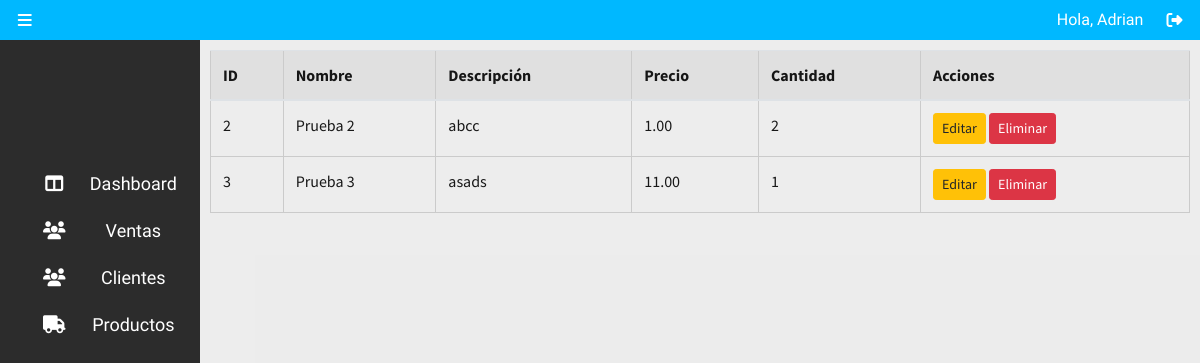
/reporte_productos.php (signed in), run on the app's committed database.
### tables this page shows
CREATE TABLE `productos` (
  `id_producto` int(11) NOT NULL,
  `nombre` varchar(255) NOT NULL,
  `descripcion` text DEFAULT NULL,
  `precio` decimal(10,2) NOT NULL,
  `cantidad` int(11) NOT NULL DEFAULT 0
);

### reporte_productos.php (the view, shortened to what this page needs)
<?php
$servername = "localhost:3307";
$username = "root";
$password = "admin";
$dbname = "proyecto_finalpwa";
?>
<!DOCTYPE html>
<html lang="en">
<head>
    <link rel="stylesheet" href="css/purecss/pure.min.css">
    <link rel="stylesheet" href="css/purecss/grid/base.min.css">
    <link rel="stylesheet" href="css/purecss/grid/grids.min.css">
    <link rel="stylesheet" href="css/purecss/grid/grids.responsive.css">
    <link rel="stylesheet" href="css/normalize.css">
    <link rel="stylesheet" href="css/container.css">
    <link rel="stylesheet" href="css/layout.css">
    <link rel="stylesheet" href="https://stackpath.bootstrapcdn.com/bootstrap/4.3.1/css/bootstrap.min.css">
</head>
<body>
    <div class="pure-g contenedor">
        <div class="nav pure-u-1">
            <div class="pure-u-4-24 pure-u-sm-2-24 pure-u-md-2-24 pure-u-lg-1-24 submenu">
                <i class="fas fa-bars" id="sbmenu_btn"></i>
            </div>
            <div class="pure-u-10-24 pure-u-sm-5-24 pure-u-md-5-24 pure-u-lg-3-24 user_options">
                <span>Hola, <?php echo $_SESSION['nombre_usuario']; ?></span>
                <a href="#"><i class="fas fa-sign-out-alt"></i></a>
            </div>
        </div>
        <div class="main pure-u-1">
            <div class="submenu pure-u-5-12 pure-u-sm-1-4 pure-u-md-1-4 pure-u-lg-1-6" id="submenu" style="display: none">
            <div class="items pure-u-24-24">
<a class="item pure-u-1" href="#">
    <div class="icono_sbmenu pure-u-3-24">
        <i class="fas fa-columns"></i>
    </div>
    <div class="descp pure-u-16-24">
        Dashboard
    </div>
</a>
<div class="item pure-u-1 item_sb" href="#">
    <div class="icono_sbmenu pure-u-3-24">
        <i class="fas fa-users"></i>
    </div>
    <div class="descp pure-u-16-24">
        Ventas
    </div>
</div>
<div class="item pure-u-1 item_sb">
    <div class="icono_sbmenu pure-u-3-24">
        <i class="fas fa-users"></i>
    </div>
    <div class="descp pure-u-16-24">
        Clientes
    </div>
</div>
<div class="item pure-u-1 item_sb">
    <div class="icono_sbmenu pure-u-3-24">
        <i class="fas fa-truck"></i>
    </div>
    <div class="descp pure-u-16-24">
        Productos
    </div>
</div>
</div>
            </div>
            <div class="bodycontent pure-u-1 pure-u-sm-18-24 pure-u-md-18-24 pure-u-lg-20-24" id="bdysbncontent">
                <div class="container">
                <table class="table pure-table pure-table-bordered">
                    <thead>
                        <tr>
                            <th>ID</th>
                            <th>Nombre</th>
                            <th>Descripción</th>
                            <th>Precio</th>
                            <th>Cantidad</th>
                            <th>Acciones</th>
                        </tr>
                    </thead>
                    <tbody>
                        <?php
                        $conexion = new mysqli($servername, $username, $password, $dbname);
                        $consultaProductos = $conexion->query("SELECT * FROM productos");
                        if ($consultaProductos->num_rows > 0) {
                            while ($producto = $consultaProductos->fetch_assoc()) {
                                echo "<tr>";
                                echo "<td>{$producto['id_producto']}</td>";
                                echo "<td>{$producto['nombre']}</td>";
                                echo "<td>{$producto['descripcion']}</td>";
                                echo "<td>{$producto['precio']}</td>";
                                echo "<td>{$producto['cantidad']}</td>";
                                echo "<td>
                                        <a href='crear_producto.php?id={$producto['id_producto']}' class='btn btn-warning btn-sm'>Editar</a>
                                        <button class='btn btn-danger btn-sm' onclick='confirmarEliminacion({$producto['id_producto']})'>Eliminar</button>
                                    </td>";
                                echo "</tr>";
                            }
                        } else {
                            echo "<tr><td colspan='6'>No hay productos disponibles.</td></tr>";
                        }
                        ?>
                    </tbody>
                </table>
                </div>
            </div>
        </div>
    </div>
</body>
</html>

### css/purecss/grid/grids.responsive.css (style rules this page uses)
@media screen and (min-width:35.5em) { .pure-u-sm-1,.pure-u-sm-1-1,.pure-u-sm-1-12,.pure-u-sm-1-2,.pure-u-sm-1-24,.pure-u-sm-1-3,.pure-u-sm-1-4,.pure-u-sm-1-5,.pure-u-sm-1-6,.pure-u-sm-1-8,.pure-u-sm-10-24,.pure-u-sm-11-12,.pure-u-sm-11-24,.pure-u-sm-12-24,.pure-u-sm-13-24,.pure-u-sm-14-24,.pure-u-sm-15-24,.pure-u-sm-16-24,.pure-u-sm-17-24,.pure-u-sm-18-24,.pure-u-sm-19-24,.pure-u-sm-2-24,.pure-u-sm-2-3,.pure-u-sm-2-5,.pure-u-sm-20-24,.pure-u-sm-21-24,.pure-u-sm-22-24,.pure-u-sm-23-24,.pure-u-sm-24-24,.pure-u-sm-3-24,.pure-u-sm-3-4,.pure-u-sm-3-5,.pure-u-sm-3-8,.pure-u-sm-4-24,.pure-u-sm-4-5,.pure-u-sm-5-12,.pure-u-sm-5-24,.pure-u-sm-5-5,.pure-u-sm-5-6,.pure-u-sm-5-8,.pure-u-sm-6-24,.pure-u-sm-7-12,.pure-u-sm-7-24,.pure-u-sm-7-8,.pure-u-sm-8-24,.pure-u-sm-9-24 { display:inline-block;letter-spacing:normal;word-spacing:normal;vertical-align:top;text-rendering:auto } }
@media screen and (min-width:35.5em) { .pure-u-sm-1-12,.pure-u-sm-2-24 { width:8.3333% } }
@media screen and (min-width:35.5em) { .pure-u-sm-5-24 { width:20.8333% } }
@media screen and (min-width:35.5em) { .pure-u-sm-1-4,.pure-u-sm-6-24 { width:25% } }
@media screen and (min-width:35.5em) { .pure-u-sm-18-24,.pure-u-sm-3-4 { width:75% } }
@media screen and (min-width:48em) { .pure-u-md-1,.pure-u-md-1-1,.pure-u-md-1-12,.pure-u-md-1-2,.pure-u-md-1-24,.pure-u-md-1-3,.pure-u-md-1-4,.pure-u-md-1-5,.pure-u-md-1-6,.pure-u-md-1-8,.pure-u-md-10-24,.pure-u-md-11-12,.pure-u-md-11-24,.pure-u-md-12-24,.pure-u-md-13-24,.pure-u-md-14-24,.pure-u-md-15-24,.pure-u-md-16-24,.pure-u-md-17-24,.pure-u-md-18-24,.pure-u-md-19-24,.pure-u-md-2-24,.pure-u-md-2-3,.pure-u-md-2-5,.pure-u-md-20-24,.pure-u-md-21-24,.pure-u-md-22-24,.pure-u-md-23-24,.pure-u-md-24-24,.pure-u-md-3-24,.pure-u-md-3-4,.pure-u-md-3-5,.pure-u-md-3-8,.pure-u-md-4-24,.pure-u-md-4-5,.pure-u-md-5-12,.pure-u-md-5-24,.pure-u-md-5-5,.pure-u-md-5-6,.pure-u-md-5-8,.pure-u-md-6-24,.pure-u-md-7-12,.pure-u-md-7-24,.pure-u-md-7-8,.pure-u-md-8-24,.pure-u-md-9-24 { display:inline-block;letter-spacing:normal;word-spacing:normal;vertical-align:top;text-rendering:auto } }
@media screen and (min-width:48em) { .pure-u-md-1-12,.pure-u-md-2-24 { width:8.3333% } }
@media screen and (min-width:48em) { .pure-u-md-5-24 { width:20.8333% } }
@media screen and (min-width:48em) { .pure-u-md-1-4,.pure-u-md-6-24 { width:25% } }
@media screen and (min-width:48em) { .pure-u-md-18-24,.pure-u-md-3-4 { width:75% } }
@media screen and (min-width:64em) { .pure-u-lg-1,.pure-u-lg-1-1,.pure-u-lg-1-12,.pure-u-lg-1-2,.pure-u-lg-1-24,.pure-u-lg-1-3,.pure-u-lg-1-4,.pure-u-lg-1-5,.pure-u-lg-1-6,.pure-u-lg-1-8,.pure-u-lg-10-24,.pure-u-lg-11-12,.pure-u-lg-11-24,.pure-u-lg-12-24,.pure-u-lg-13-24,.pure-u-lg-14-24,.pure-u-lg-15-24,.pure-u-lg-16-24,.pure-u-lg-17-24,.pure-u-lg-18-24,.pure-u-lg-19-24,.pure-u-lg-2-24,.pure-u-lg-2-3,.pure-u-lg-2-5,.pure-u-lg-20-24,.pure-u-lg-21-24,.pure-u-lg-22-24,.pure-u-lg-23-24,.pure-u-lg-24-24,.pure-u-lg-3-24,.pure-u-lg-3-4,.pure-u-lg-3-5,.pure-u-lg-3-8,.pure-u-lg-4-24,.pure-u-lg-4-5,.pure-u-lg-5-12,.pure-u-lg-5-24,.pure-u-lg-5-5,.pure-u-lg-5-6,.pure-u-lg-5-8,.pure-u-lg-6-24,.pure-u-lg-7-12,.pure-u-lg-7-24,.pure-u-lg-7-8,.pure-u-lg-8-24,.pure-u-lg-9-24 { display:inline-block;letter-spacing:normal;word-spacing:normal;vertical-align:top;text-rendering:auto } }
@media screen and (min-width:64em) { .pure-u-lg-1-24 { width:4.1667% } }
@media screen and (min-width:64em) { .pure-u-lg-1-8,.pure-u-lg-3-24 { width:12.5% } }
@media screen and (min-width:64em) { .pure-u-lg-1-6,.pure-u-lg-4-24 { width:16.6667% } }
@media screen and (min-width:64em) { .pure-u-lg-20-24,.pure-u-lg-5-6 { width:83.3333% } }

### css/container.css (style rules this page uses)
body, html, .pure-g { height: 100%; font-family: "Source Sans Pro", sans-serif; }
* { font-family: "Source Sans Pro", sans-serif; color: rgba(0, 0, 0, 0.9); }
.contenedor { display: flex; justify-content: center; align-content: center; background: rgba(204, 204, 204, 0.15); overflow: hidden; }

### reporte_productos.php (style rules this page uses)
body { background-color: #f2f2f2; font-family: Arial, sans-serif; }

### data on the page
productos: id_producto "2", nombre "Prueba 2", descripcion "abcc", precio "1.00", cantidad "2"
productos: id_producto "3", nombre "Prueba 3", descripcion "asads", precio "11.00", cantidad "1"

### other printed values
$_SESSION['nombre_usuario'] "Adrian"
